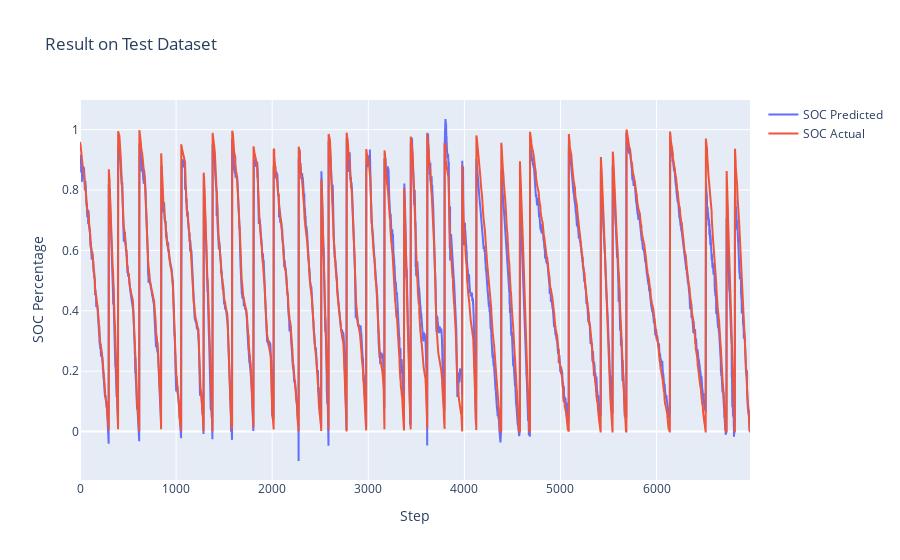

The code cell stored with this chart in its notebook:
### Code cell
import plotly.graph_objects as go

cycle_num = 0
steps_num = 10000
step_index = np.arange(cycle_num*steps_num, (cycle_num+1)*steps_num)

fig = go.Figure()
fig.add_trace(go.Scatter(x=step_index, y=test_predictions.flatten()[cycle_num*steps_num:(cycle_num+1)*steps_num],
                    mode='lines', name='SOC Predicted'))
fig.add_trace(go.Scatter(x=step_index, y=test_y.flatten()[cycle_num*steps_num:(cycle_num+1)*steps_num],
                    mode='lines', name='SOC Actual'))
fig.update_layout(title='Result on Test Dataset',
                  xaxis_title='Step',
                  yaxis_title='SOC Percentage')
fig.show()

### Figure 1 — Plotly figure (JSON) as saved in the notebook; plotly's stock layout.template omitted (floating-point values rounded to 4 significant figures; data arrays with more than 128 entries replaced by an {"elided": "..."} marker saying what was removed)
{"data": [{"mode": "lines", "name": "SOC Predicted", "type": "scatter", "x": {"elided": "10000 int values"}, "y": {"elided": "6973 float values"}}, {"mode": "lines", "name": "SOC Actual", "type": "scatter", "x": {"elided": "10000 int values"}, "y": {"elided": "6973 float values"}}], "layout": {"autosize": true, "title": {"text": "Result on Test Dataset"}, "xaxis": {"autorange": true, "range": [0, 6972], "title": {"text": "Step"}, "type": "linear"}, "yaxis": {"autorange": true, "range": [-0.1604, 1.098], "title": {"text": "SOC Percentage"}, "type": "linear"}}}
